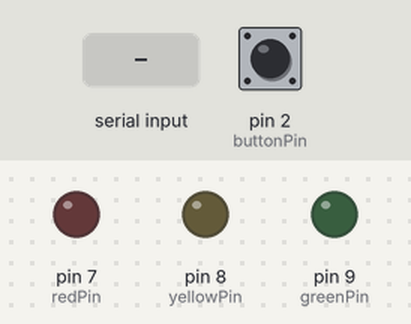
This sketch was run on a simulated Arduino Uno, built with avr-gcc and run on an emulated ATmega328P. On the bench: output pins drawn as LEDs (lit = HIGH). Inputs (shaded band) come from the test bench; at power-on: pin 2 (buttonPin) LOW.

Above: at 1.2 s.
1.3 s: "R" received over Serial
At 2.3 s:
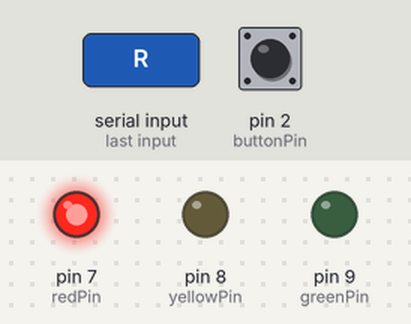
2.8 s: "Y" received over Serial
At 3.5 s:
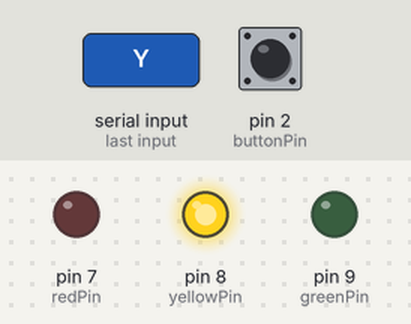
4.3 s: "G" received over Serial
At 4.6 s:
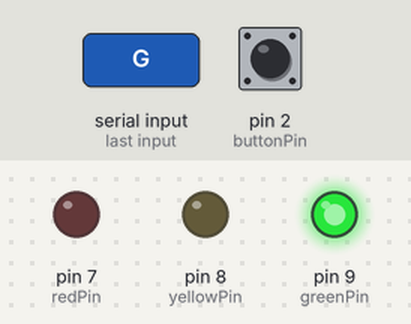
7.4 s: "1" received over Serial
At 8.2 s:
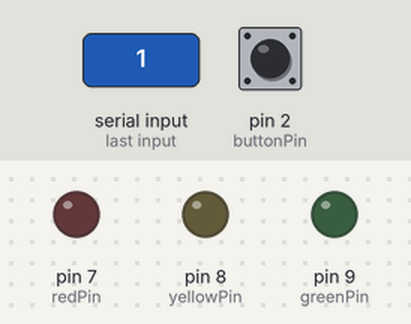
Timing chart, 0 to 9.9 s (numbered marks = the images above; inputs shaded):
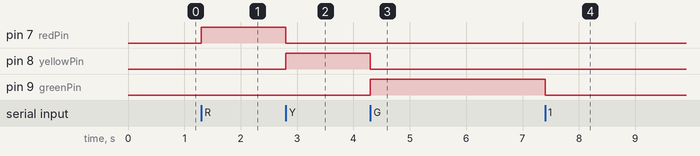

Measured:
- after the input at 1.3 s, pin 7 (redPin): LOW → HIGH at once
- after the input at 2.8 s, pin 7 (redPin): HIGH → LOW at once; pin 8 (yellowPin): LOW → HIGH at once
- after the input at 4.3 s, pin 8 (yellowPin): HIGH → LOW at once; pin 9 (greenPin): LOW → HIGH at once
- after the input at 7.4 s, pin 9 (greenPin): HIGH → LOW at once

The sketch:

FinalProgArduino.ino
```cpp
const int buttonPin = 2;
const int redPin = 7;
const int yellowPin = 8;
const int greenPin = 9;

void setup() {
  pinMode(buttonPin, INPUT);
  pinMode(redPin, OUTPUT);
  pinMode(yellowPin, OUTPUT);
  pinMode(greenPin, OUTPUT);

  Serial.begin(9600);
}

void loop() {
  // Send signal to p5 when button is pressed
  if (digitalRead(buttonPin) == HIGH) {
    Serial.println("BUTTON");
    delay(200); // debounce
  }

  // Wait for color from p5
  if (Serial.available() > 0) {
    char incoming = Serial.read();

    // Turn off all LEDs
    digitalWrite(redPin, LOW);
    digitalWrite(yellowPin, LOW);
    digitalWrite(greenPin, LOW);

    // Light one based on input
    if (incoming == 'R') {
      digitalWrite(redPin, HIGH);
    } else if (incoming == 'Y') {
      digitalWrite(yellowPin, HIGH);
    } else if (incoming == 'G') {
      digitalWrite(greenPin, HIGH);
    }
  }
}
```
